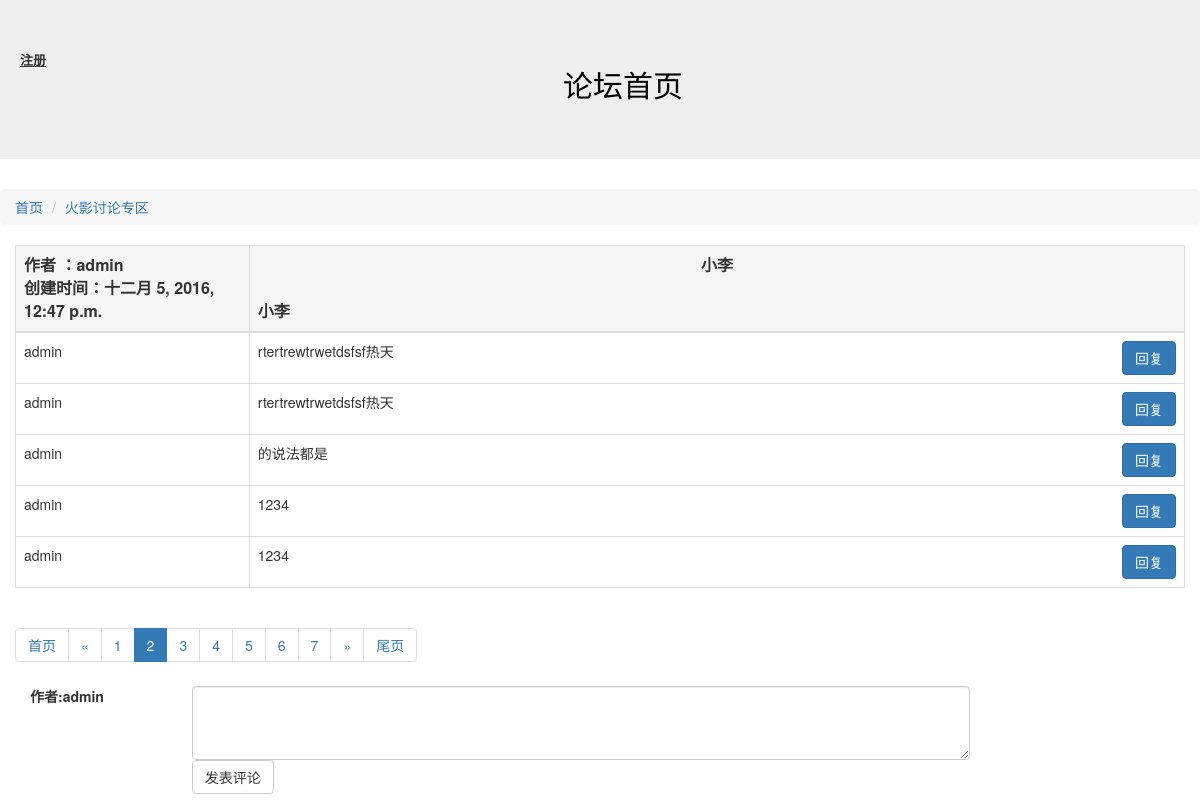
Page /article/detail/14?page_no=2 (signed in) on the committed database.
### article/models.py (models this page shows, shortened)
class Article(models.Model):
    owner = models.ForeignKey(User,verbose_name="作者")
    block = models.ForeignKey(Block,verbose_name="板块ID")
    title = models.CharField("文章标题",max_length=10)
    content = models.CharField("文章内容",max_length=10000)
    status = models.IntegerField("状态",choices=((0,"正常"),(-1,"关闭")))
    create_timestamp = models.DateTimeField("创建时间",auto_now_add =True)
    last_timestamp = models.DateTimeField("最后更新时间",auto_now=True)
    class Meta:
        verbose_name = "文章"
        verbose_name_plural = "文章"

### block/models.py (models this page shows, shortened)
class Block(models.Model):
    names = models.CharField("板块名称",max_length=100)
    desc = models.CharField("板块描述",max_length=100)
    manager_name = models.CharField("板块管理员名称",max_length=100)
    status = models.IntegerField("状态",choices=((0,"正常"),(-1,"关闭")))
    class Meta:
        verbose_name = "板块"
        verbose_name_plural = "板块配置"

### comment/models.py (models this page shows, shortened)
class Comment(models.Model):
    owner = models.ForeignKey(User,verbose_name="作者")
    article = models.ForeignKey(Article,verbose_name="文章ID")
    content = models.CharField("评论内容",max_length=10000)
    status = models.IntegerField("状态",choices=((0,"正常"),(-1,"关闭")))
    to_comment = models.ForeignKey("self",null=True,blank=True,verbose_name="被回复评论")
    create_timestamp = models.DateTimeField("创建时间",auto_now_add=True)
    last_timestamp = models.DateTimeField("最后更新时间",auto_now=True)
    class Meta:
        verbose_name = "评论"
        verbose_name_plural = "评论"

### article/views.py (the view)
# urls.py: url(r'^detail/(?P<d_id>\d+)',detail),
@login_required
def detail(request,d_id):
    d_id = int(d_id)
    article = Article.objects.get(id=d_id)
    page_no = int(request.GET.get("page_no","1"))
    all_comments = Comment.objects.filter(article=article,status=0).order_by("id")
    comments_objs,page = paginate_queryset(all_comments,page_no,5)
    return render(request,"detail.html",{"detail":article,"page":page,"comments":comments_objs})

### tools.py (called while the page is built)
def paginate_queryset(obj,page_no,cnt_per_page=10,half_show_length=5):
    p = Paginator(obj,cnt_per_page)
    if page_no > p.num_pages:
        page_no = p.num_pages
    if page_no <= 0:
        page_no = 1
    page_links = [ i for i in range(page_no - half_show_length,page_no + half_show_length+1) if i > 0 and i <= p.num_pages]
    page = p.page(page_no)
    count = p.count
    previous_link = page_links[0] -1
    next_link = page_links[-1]+1
    pagination_data = {"has_previous": previous_link > 0,
			"has_next": next_link <= p.num_pages,
			"previous_link":page_no-1,
			"next_link":page_no+1,
			"page_cnt":p.num_pages,
			"current_no":page_no,
			"page_links":page_links,
			"count":count,
}
    return (page.object_list,pagination_data)

### article/templates/detail.html (shortened to what this page needs)
{% extends "base.html" %}
{% block content %}
<ol class="breadcrumb">
  <li ><a href="/">首页</a></li>
  <li class="active"><a href="/article/list/{{ detail.block.id }}">{{ detail.block.names }}</a></li>
</ol>
<div class="col-sm-12">
<table class="table table-bordered">
        <thead>
         <th class="active" style=width:20%;font-size:16px>作者  ：{{ detail.owner }}</br> 创建时间：{{ detail.create_timestamp }}   </br></th>
         <th class="active" style=with:60%;font-size:16px><center>{{ detail.title }} </center></br> {{ detail.content }} </th>
        </thead>
        <tbody>
        {%for comment in comments %}
        <tr >
                <td>{{ comment.owner }}</td>
                <td>
{{ comment.content | linebreaksbr }} <a href="#replyRegion" data-id="{{ comment.id }}"  class="replyBtn btn btn-primary pull-right">回复</a>  </td>
        </tr>
        {% endfor %}
        </tbody>
</table>
{% include "Pagination.html" %}
</div>
<div class="col-sm-10">
<div class="form-group">
<label for="inputEmail3" class="col-sm-2 control-label">作者:{{ request.user }}</label>
<div id="replyRegion" class="col-sm-10">
<textarea id="commentContent" class="form-control" rows="3"></textarea>
</div>
</div>
<div class="form-group">
    <div class="col-sm-offset-2 col-sm-10">
      <button id="commentBtn" type="submit" class="btn btn-default">发表评论</button>
    </div>
  </div>
</div>
{% endblock %}

### rows in the picture
Article: block.names "火影讨论专区", owner "admin", create_timestamp "十二月 5, 2016, 12:47 p.m.", title "小李", content "小李"
Comment: owner "admin", content "rtertrewtrwetdsfsf热天"
Comment: owner "admin", content "rtertrewtrwetdsfsf热天"
Comment: owner "admin", content "的说法都是"
Comment: owner "admin", content "1234"
Comment: owner "admin", content "1234"

### other values in the picture
{{ i }} "1" "3" "4" "5" "6" "7"
{{ page.current_no }} "2"
{{ request.user }} "admin"
